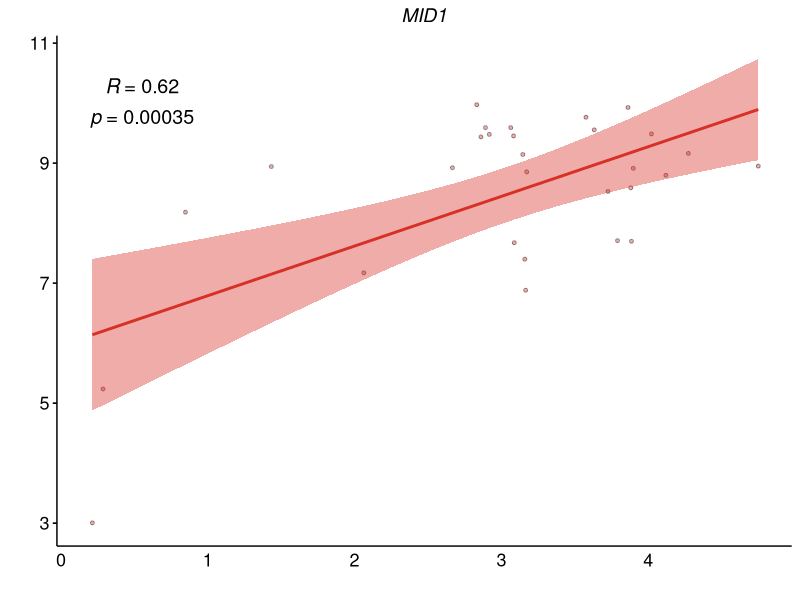
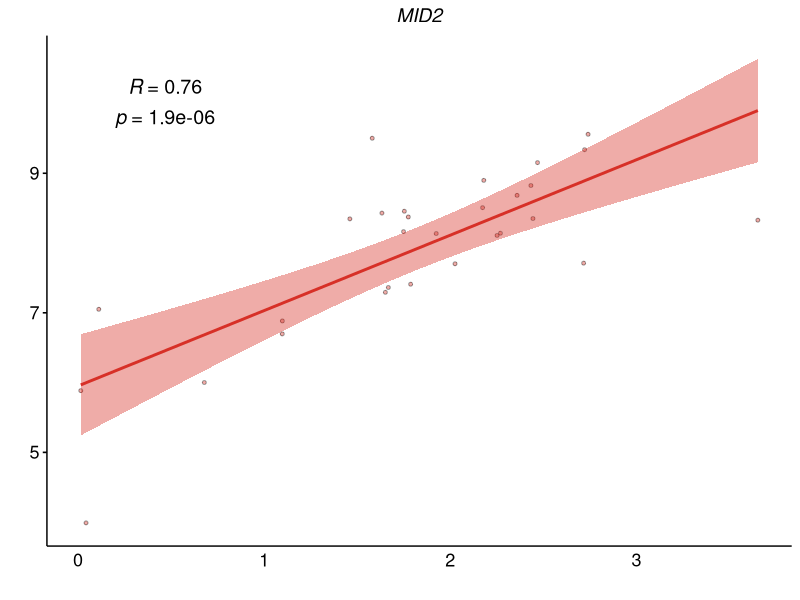
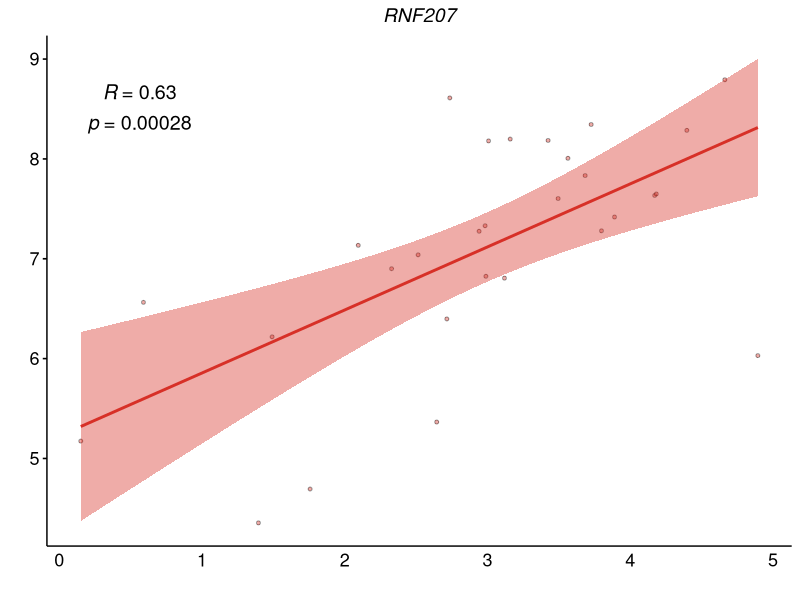
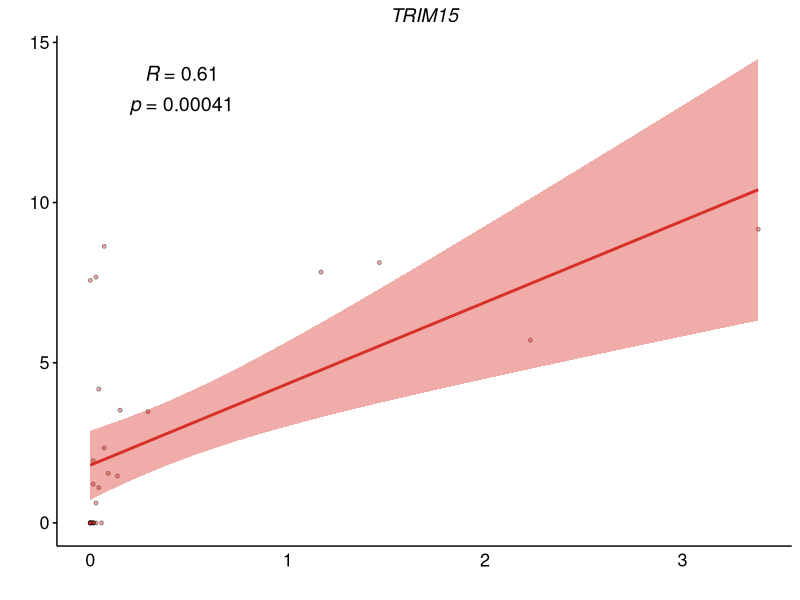
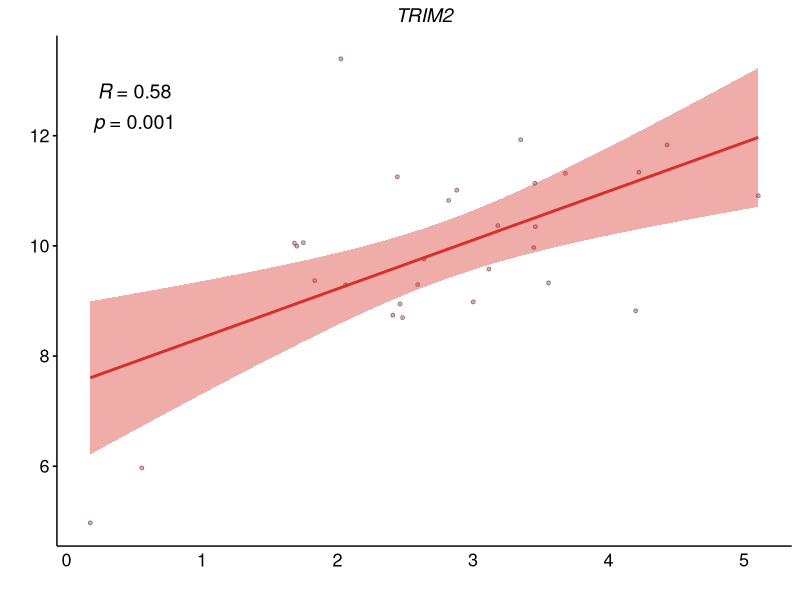
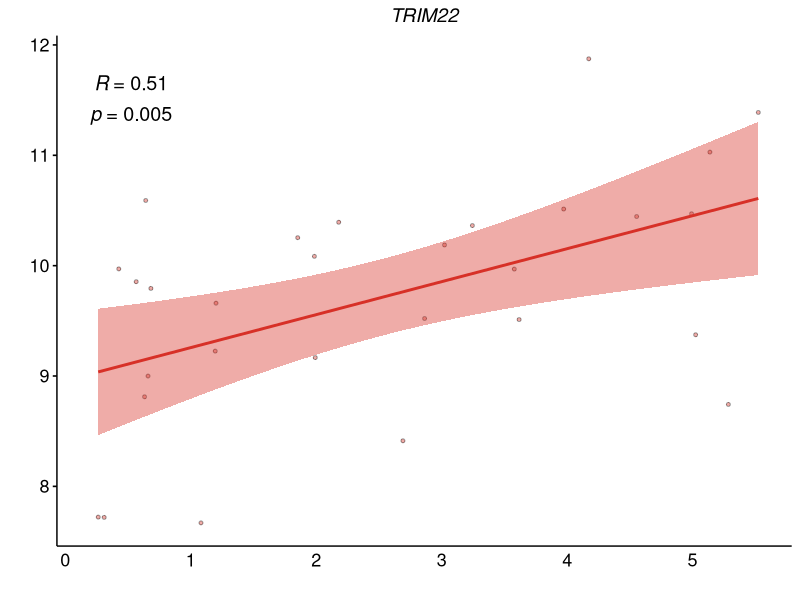
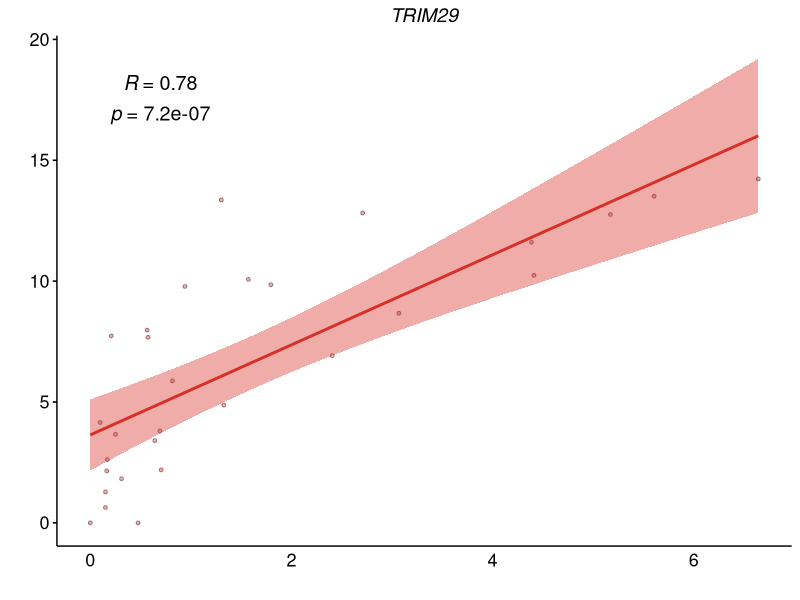
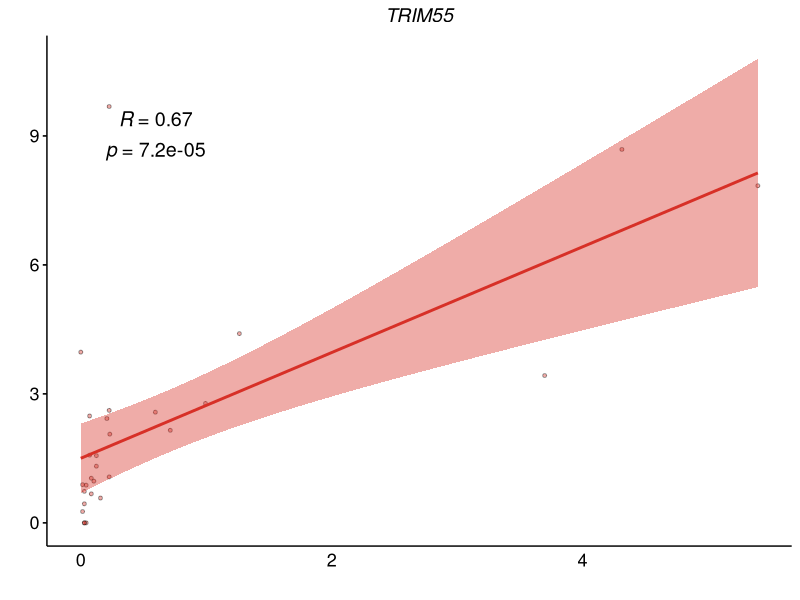

Generate these figures, in order, with R:
# correlation plot 

library(tidyverse)
library(data.table)
library(ggpubr)



# load data 
expr_ccle <- as.data.frame(fread("filtered_variance_ccle.csv"))
expr_tcga <- as.data.frame(fread("filtered_variance_tcga.csv"))

# to onnly get median values in dataframes 
expr_ccle <- expr_ccle[,c(1:3)]
expr_tcga <- expr_tcga[,c(1:3)]

#rename column
expr_ccle <- expr_ccle %>% rename(cancer_type = "tcga code")
expr_tcga <- expr_tcga %>% rename(cancer_type = "tcga code")
expr_ccle <- expr_ccle %>% rename(gene = "name")
expr_tcga <- expr_tcga %>% rename(gene = "name")



#want to compare median in trim from CCLE with trim from TCGA for the specific cancer types 
# make a matrix containing cancer type, gene, one column for ccle median value and one for tcga median value 

#make a column containing the database
expr_ccle$database <- "CCLE"
expr_tcga$database <- "TCGA"

#combine data 
combined <- rbind(expr_ccle, expr_tcga)

#convert to wide format 
wide_df <- pivot_wider(data = combined, names_from = database, values_from = MedianExpression)

# remove so we only get data for the 29 cancer types in ccle 
nonMatch <- expr_tcga %>% filter(!expr_tcga$cancer_type %in% expr_ccle$cancer_type)

# look at which ones that are not included
cancer_types_to_remove <- c("READ", "PCPG", "STAD", "THYM")
filtered_df <- wide_df[!wide_df$cancer_type %in% cancer_types_to_remove, ]

#select for gene in question
cor_data <- filtered_df %>% filter(gene %in% "MID1") %>% select(cancer_type, gene, TCGA, CCLE)

# high correlation = expression of trim is from cancer 
# low correlation = trim is expressed in other cell types (eks immune cells)


# are we supposed to make one plot for each trim and each cancer type (29)?
# MID1 
mid_1 <- ggscatter(cor_data, x = "CCLE", y = "TCGA",
          title = "MID1",
          color = "black", shape = 21, size = 1,fill="#D73027",alpha=0.4, # Points color, shape and size
          add = "reg.line",  # Add regression line
          add.params = list(color = "#D73027", fill = "#D73027"), # Customize reg. line
          conf.int = TRUE, # Add confidence interval
          cor.coef = TRUE,
          cor.coef.size = 5,# Add correlation coefficient
          cor.coeff.args = list(method = "pearson", label.sep = "\n", label.x = 0.2, label.y= 10),
          xlab = "", ylab = "")+ 
  theme(legend.position = "bottom",
        plot.title = element_text(hjust = 0.5, face ="italic", size = 14), #Italic if it is a gene. 
        axis.text.x = element_text(size=13), axis.ticks.x=element_blank(), 
        axis.title.x = element_text(size = 13), axis.title.y = element_text(size = 13),
        axis.text.y = element_text(size = 13)) 



pdf("correlation_MID1.pdf", width = 4, height = 4, onefile = F)
print(mid_1)
dev.off()

#MID2
#select for gene in question
cor_data <- filtered_df %>% filter(gene %in% "MID2") %>% select(cancer_type, gene, TCGA, CCLE)

# high correlation = expression of trim is from cancer 
# low correlation = trim is expressed in other cell types (eks immune cells)
mid_2 <- ggscatter(cor_data, x = "CCLE", y = "TCGA",
          title = "MID2",
          color = "black", shape = 21, size = 1,fill="#D73027",alpha=0.4, # Points color, shape and size
          add = "reg.line",  # Add regressin line
          add.params = list(color = "#D73027", fill = "#D73027"), # Customize reg. line
          conf.int = TRUE, # Add confidence interval
          cor.coef = TRUE,
          cor.coef.size = 5,# Add correlation coefficient. see ?stat_cor
          cor.coeff.args = list(method = "pearson", label.sep = "\n", label.x = 0.2, label.y= 10),
          xlab = "", ylab = "")+ 
  theme(legend.position = "bottom",
        plot.title = element_text(hjust = 0.5, face ="italic", size = 14), #Italic if it is a gene. 
        axis.text.x = element_text(size=13), axis.ticks.x=element_blank(), 
        axis.title.x = element_text(size = 13), axis.title.y = element_text(size = 13),
        axis.text.y = element_text(size = 13))

pdf("correlation_MID2.pdf", width = 4, height = 4, onefile = F)
print(mid_2)
dev.off()

#RNF207
cor_data <- filtered_df %>% filter(gene %in% "RNF207") %>% select(cancer_type, gene, TCGA, CCLE)

# high correlation = expression of trim is from cancer 
# low correlation = trim is expressed in other cell types (eks immune cells)
rnf_207 <- ggscatter(cor_data, x = "CCLE", y = "TCGA",
          title = "RNF207",
          color = "black", shape = 21, size = 1,fill="#D73027",alpha=0.4, # Points color, shape and size
          add = "reg.line",  # Add regressin line
          add.params = list(color = "#D73027", fill = "#D73027"), # Customize reg. line
          conf.int = TRUE, # Add confidence interval
          cor.coef = TRUE,
          cor.coef.size = 5,# Add correlation coefficient. see ?stat_cor
          cor.coeff.args = list(method = "pearson", label.sep = "\n", label.x = 0.2, label.y= 8.5),
          xlab = "", ylab = "")+ 
  theme(legend.position = "bottom",
        plot.title = element_text(hjust = 0.5, face ="italic", size = 14), #Italic if it is a gene. 
        axis.text.x = element_text(size=13), axis.ticks.x=element_blank(), 
        axis.title.x = element_text(size = 13), axis.title.y = element_text(size = 13),
        axis.text.y = element_text(size = 13))

pdf("correlation_RNF207.pdf", width = 4, height = 4, onefile = F)
print(rnf_207)
dev.off()

#trim15
cor_data <- filtered_df %>% filter(gene %in% "TRIM15") %>% select(cancer_type, gene, TCGA, CCLE)

# high correlation = expression of trim is from cancer 
# low correlation = trim is expressed in other cell types (eks immune cells)
t15 <- ggscatter(cor_data, x = "CCLE", y = "TCGA",
          title = "TRIM15",
          color = "black", shape = 21, size = 1,fill="#D73027",alpha=0.4, # Points color, shape and size
          add = "reg.line",  # Add regressin line
          add.params = list(color = "#D73027", fill = "#D73027"), # Customize reg. line
          conf.int = TRUE, # Add confidence interval
          cor.coef = TRUE,
          cor.coef.size = 5,# Add correlation coefficient. see ?stat_cor
          cor.coeff.args = list(method = "pearson", label.sep = "\n", label.x = 0.2, label.y= 13.5),
          xlab = "", ylab = "")+ 
  theme(legend.position = "bottom",
        plot.title = element_text(hjust = 0.5, face ="italic", size = 14), #Italic if it is a gene. 
        axis.text.x = element_text(size=13), axis.ticks.x=element_blank(), 
        axis.title.x = element_text(size = 13), axis.title.y = element_text(size = 13),
        axis.text.y = element_text(size = 13))

pdf("correlation_TRIM15.pdf", width = 4, height = 4, onefile = F)
print(t15)
dev.off()


#TRIM2
cor_data <- filtered_df %>% filter(gene %in% "TRIM2") %>% select(cancer_type, gene, TCGA, CCLE)

# high correlation = expression of trim is from cancer 
# low correlation = trim is expressed in other cell types (eks immune cells)
t2 <- ggscatter(cor_data, x = "CCLE", y = "TCGA",
                 title = "TRIM2",
                 color = "black", shape = 21, size = 1,fill="#D73027",alpha=0.4, # Points color, shape and size
                 add = "reg.line",  # Add regressin line
                 add.params = list(color = "#D73027", fill = "#D73027"), # Customize reg. line
                 conf.int = TRUE, # Add confidence interval
                 cor.coef = TRUE,
                 cor.coef.size = 5,# Add correlation coefficient. see ?stat_cor
                 cor.coeff.args = list(method = "pearson", label.sep = "\n", label.x = 0.2, label.y= 12.5),
                 xlab = "", ylab = "")+ 
  theme(legend.position = "bottom",
        plot.title = element_text(hjust = 0.5, face ="italic", size = 14), #Italic if it is a gene. 
        axis.text.x = element_text(size=13), axis.ticks.x=element_blank(), 
        axis.title.x = element_text(size = 13), axis.title.y = element_text(size = 13),
        axis.text.y = element_text(size = 13))

pdf("correlation_TRIM2.pdf", width = 4, height = 4, onefile = F)
print(t2)
dev.off()

#TRIM22
cor_data <- filtered_df %>% filter(gene %in% "TRIM22") %>% select(cancer_type, gene, TCGA, CCLE)

# high correlation = expression of trim is from cancer 
# low correlation = trim is expressed in other cell types (eks immune cells)
t22 <- ggscatter(cor_data, x = "CCLE", y = "TCGA",
          title = "TRIM22",
          color = "black", shape = 21, size = 1,fill="#D73027",alpha=0.4, # Points color, shape and size
          add = "reg.line",  # Add regressin line
          add.params = list(color = "#D73027", fill = "#D73027"), # Customize reg. line
          conf.int = TRUE, # Add confidence interval
          cor.coef = TRUE,
          cor.coef.size = 5,# Add correlation coefficient. see ?stat_cor
          cor.coeff.args = list(method = "pearson", label.sep = "\n", label.x = 0.2, label.y= 11.5),
          xlab = "", ylab = "")+ 
  theme(legend.position = "bottom",
        plot.title = element_text(hjust = 0.5, face ="italic", size = 14), #Italic if it is a gene. 
        axis.text.x = element_text(size=13), axis.ticks.x=element_blank(), 
        axis.title.x = element_text(size = 13), axis.title.y = element_text(size = 13),
        axis.text.y = element_text(size = 13))

pdf("correlation_TRIM22.pdf", width = 4, height = 4, onefile = F)
print(t22)
dev.off()


#TRIM29
cor_data <- filtered_df %>% filter(gene %in% "TRIM29") %>% select(cancer_type, gene, TCGA, CCLE)

# high correlation = expression of trim is from cancer 
# low correlation = trim is expressed in other cell types (eks immune cells)
t29 <- ggscatter(cor_data, x = "CCLE", y = "TCGA",
          title = "TRIM29",
          color = "black", shape = 21, size = 1,fill="#D73027",alpha=0.4, # Points color, shape and size
          add = "reg.line",  # Add regressin line
          add.params = list(color = "#D73027", fill = "#D73027"), # Customize reg. line
          conf.int = TRUE, # Add confidence interval
          cor.coef = TRUE,
          cor.coef.size = 5,# Add correlation coefficient. see ?stat_cor
          cor.coeff.args = list(method = "pearson", label.sep = "\n", label.x = 0.2, label.y= 17.5),
          xlab = "", ylab = "")+ 
  theme(legend.position = "bottom",
        plot.title = element_text(hjust = 0.5, face ="italic", size = 14), #Italic if it is a gene. 
        axis.text.x = element_text(size=13), axis.ticks.x=element_blank(), 
        axis.title.x = element_text(size = 13), axis.title.y = element_text(size = 13),
        axis.text.y = element_text(size = 13))

pdf("correlation_TRIM29.pdf", width = 4, height = 4, onefile = F)
print(t29)
dev.off()

#TRIM55
cor_data <- filtered_df %>% filter(gene %in% "TRIM55") %>% select(cancer_type, gene, TCGA, CCLE)

# high correlation = expression of trim is from cancer 
# low correlation = trim is expressed in other cell types (eks immune cells)
t55 <- ggscatter(cor_data, x = "CCLE", y = "TCGA",
          title = "TRIM55",
          color = "black", shape = 21, size = 1,fill="#D73027",alpha=0.4, # Points color, shape and size
          add = "reg.line",  # Add regressin line
          add.params = list(color = "#D73027", fill = "#D73027"), # Customize reg. line
          conf.int = TRUE, # Add confidence interval
          cor.coef = TRUE,
          cor.coef.size = 5,# Add correlation coefficient. see ?stat_cor
          cor.coeff.args = list(method = "pearson", label.sep = "\n", label.x = 0.2, label.y= 9),
          xlab = "", ylab = "")+ 
  theme(legend.position = "bottom",
        plot.title = element_text(hjust = 0.5, face ="italic", size = 14), #Italic if it is a gene. 
        axis.text.x = element_text(size=13), axis.ticks.x=element_blank(), 
        axis.title.x = element_text(size = 13), axis.title.y = element_text(size = 13),
        axis.text.y = element_text(size = 13))

pdf("correlation_TRIM55.pdf", width = 4, height = 4, onefile = F)
print(t55)
dev.off()

#TRIM58
cor_data <- filtered_df %>% filter(gene %in% "TRIM58") %>% select(cancer_type, gene, TCGA, CCLE)

# high correlation = expression of trim is from cancer 
# low correlation = trim is expressed in other cell types (eks immune cells)
t58 <- ggscatter(cor_data, x = "CCLE", y = "TCGA",
          title = "TRIM58",
          color = "black", shape = 21, size = 1,fill="#D73027",alpha=0.4, # Points color, shape and size
          add = "reg.line",  # Add regressin line
          add.params = list(color = "#D73027", fill = "#D73027"), # Customize reg. line
          conf.int = TRUE, # Add confidence interval
          cor.coef = TRUE,
          cor.coef.size = 5,# Add correlation coefficient. see ?stat_cor
          cor.coeff.args = list(method = "pearson", label.sep = "\n", label.x = 0.2, label.y= 10.5),
          xlab = "", ylab = "")+ 
  theme(legend.position = "bottom",
        plot.title = element_text(hjust = 0.5, face ="italic", size = 14), #Italic if it is a gene. 
        axis.text.x = element_text(size=13), axis.ticks.x=element_blank(), 
        axis.title.x = element_text(size = 13), axis.title.y = element_text(size = 13),
        axis.text.y = element_text(size = 13))

pdf("correlation_TRIM58.pdf", width = 4, height = 4, onefile = F)
print(t58)
dev.off()


#TRIM6
cor_data <- filtered_df %>% filter(gene %in% "TRIM6") %>% select(cancer_type, gene, TCGA, CCLE)

# high correlation = expression of trim is from cancer 
# low correlation = trim is expressed in other cell types (eks immune cells)
t6 <- ggscatter(cor_data, x = "CCLE", y = "TCGA",
          title = "TRIM6",
          color = "black", shape = 21, size = 1,fill="#D73027",alpha=0.4, # Points color, shape and size
          add = "reg.line",  # Add regressin line
          add.params = list(color = "#D73027", fill = "#D73027"), # Customize reg. line
          conf.int = TRUE, # Add confidence interval
          cor.coef = TRUE,
          cor.coef.size = 5,# Add correlation coefficient. see ?stat_cor
          cor.coeff.args = list(method = "pearson", label.sep = "\n", label.x = 0.2, label.y= 9),
          xlab = "", ylab = "")+ 
  theme(legend.position = "bottom",
        plot.title = element_text(hjust = 0.5, face ="italic", size = 14), #Italic if it is a gene. 
        axis.text.x = element_text(size=13), axis.ticks.x=element_blank(), 
        axis.title.x = element_text(size = 13), axis.title.y = element_text(size = 13),
        axis.text.y = element_text(size = 13))

pdf("correlation_TRIM6.pdf", width = 4, height = 4, onefile = F)
print(t6)
dev.off()

#TRIM7
cor_data <- filtered_df %>% filter(gene %in% "TRIM7") %>% select(cancer_type, gene, TCGA, CCLE)

# high correlation = expression of trim is from cancer 
# low correlation = trim is expressed in other cell types (eks immune cells)
t7 <- ggscatter(cor_data, x = "CCLE", y = "TCGA",
          title = "TRIM7",
          color = "black", shape = 21, size = 1,fill="#D73027",alpha=0.4, # Points color, shape and size
          add = "reg.line",  # Add regressin line
          add.params = list(color = "#D73027", fill = "#D73027"), # Customize reg. line
          conf.int = TRUE, # Add confidence interval
          cor.coef = TRUE,
          cor.coef.size = 5,# Add correlation coefficient. see ?stat_cor
          cor.coeff.args = list(method = "pearson", label.sep = "\n", label.x = 0.2, label.y= 8),
          xlab = "", ylab = "")+ 
  theme(legend.position = "bottom",
        plot.title = element_text(hjust = 0.5, face ="italic", size = 14), #Italic if it is a gene. 
        axis.text.x = element_text(size=13), axis.ticks.x=element_blank(), 
        axis.title.x = element_text(size = 13), axis.title.y = element_text(size = 13),
        axis.text.y = element_text(size = 13))

pdf("correlation_TRIM7.pdf", width = 4, height = 4, onefile = F)
print(t7)
dev.off()

#TRIM9
cor_data <- filtered_df %>% filter(gene %in% "TRIM9") %>% select(cancer_type, gene, TCGA, CCLE)

# high correlation = expression of trim is from cancer 
# low correlation = trim is expressed in other cell types (eks immune cells)
t9 <- ggscatter(cor_data, x = "CCLE", y = "TCGA",
          title = "TRIM9",
          color = "black", shape = 21, size = 1,fill="#D73027",alpha=0.4, # Points color, shape and size
          add = "reg.line",  # Add regressin line
          add.params = list(color = "#D73027", fill = "#D73027"), # Customize reg. line
          conf.int = TRUE, # Add confidence interval
          cor.coef = TRUE,
          cor.coef.size = 5,# Add correlation coefficient. see ?stat_cor
          cor.coeff.args = list(method = "pearson", label.sep = "\n", label.x = 0.2, label.y= 11),
          xlab = "", ylab = "")+ 
  theme(legend.position = "bottom",
        plot.title = element_text(hjust = 0.5, face ="italic", size = 14), #Italic if it is a gene. 
        axis.text.x = element_text(size=13), axis.ticks.x=element_blank(), 
        axis.title.x = element_text(size = 13), axis.title.y = element_text(size = 13),
        axis.text.y = element_text(size = 13))

pdf("correlation_TRIM9.pdf", width = 4, height = 4, onefile = F)
print(t9)
dev.off()




